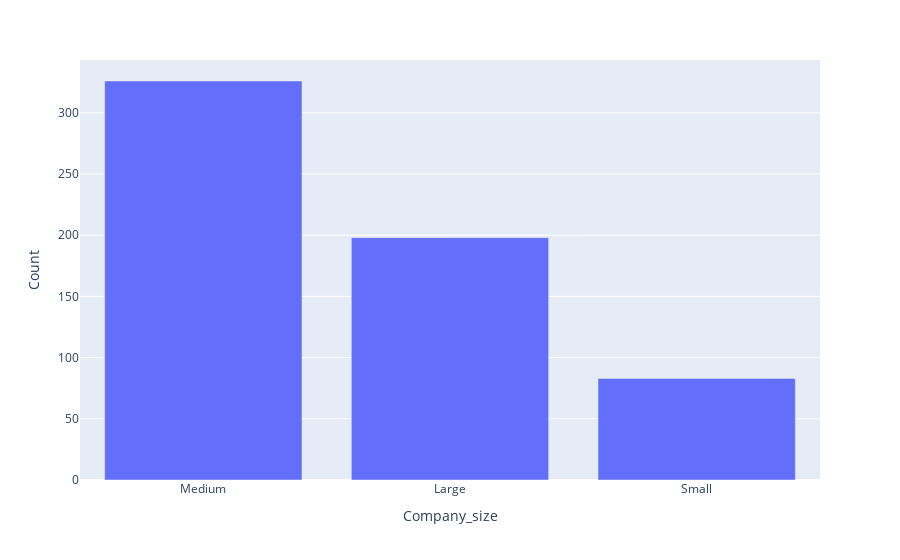

The notebook cell this image was saved under:
### Code cell
fig=px.bar(size, x=size.index, y=size.values)

fig.update_layout(
    xaxis_title='Company_size',
    yaxis_title='Count')

### Figure 1 — Plotly figure (JSON) as saved in the notebook; plotly's stock layout.template omitted (floating-point values rounded to 4 significant figures)
{"data": [{"alignmentgroup": "True", "hovertemplate": "index=%{x}<br>y=%{y}<extra></extra>", "legendgroup": "", "marker": {"color": "#636efa", "pattern": {"shape": ""}}, "name": "", "offsetgroup": "", "orientation": "v", "showlegend": false, "textposition": "auto", "type": "bar", "x": ["Medium", "Large", "Small"], "xaxis": "x", "y": [326, 198, 83], "yaxis": "y"}], "layout": {"barmode": "relative", "legend": {"tracegroupgap": 0}, "margin": {"t": 60}, "xaxis": {"anchor": "y", "domain": [0, 1], "title": {"text": "Company_size"}}, "yaxis": {"anchor": "x", "domain": [0, 1], "title": {"text": "Count"}}}}
